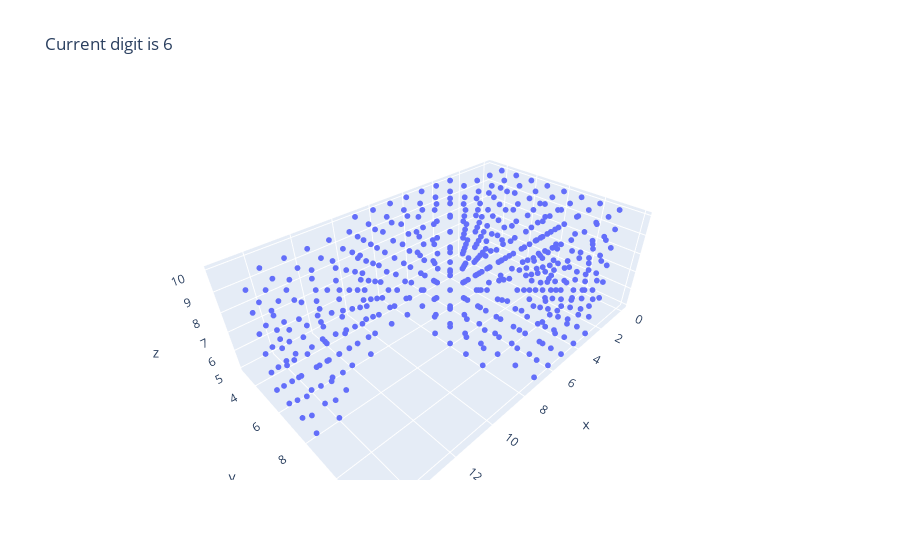

The cell this chart's notebook holds for it:
### Code cell
index = np.random.randint(0, voxel_X_train.shape[0])

label = y_train[index]
image = voxel_X_train[index]

plot_3d_digit(image, label, size=2, opacity=1)

### Figure 1 — Plotly figure (JSON) as saved in the notebook; plotly's stock layout.template omitted (floating-point values rounded to 4 significant figures; data arrays with more than 128 entries replaced by an {"elided": "..."} marker saying what was removed)
{"data": [{"hovertemplate": "x=%{x}<br>y=%{y}<br>z=%{z}<extra></extra>", "legendgroup": "", "marker": {"color": "#636efa", "opacity": 1, "size": 2, "symbol": "circle"}, "mode": "markers", "name": "", "scene": "scene", "showlegend": false, "type": "scatter3d", "x": {"elided": "510 int values"}, "y": {"elided": "510 int values"}, "z": {"elided": "510 int values"}}], "layout": {"legend": {"tracegroupgap": 0}, "scene": {"domain": {"x": [0, 1], "y": [0, 1]}, "xaxis": {"title": {"text": "x"}}, "yaxis": {"title": {"text": "y"}}, "zaxis": {"title": {"text": "z"}}}, "title": {"text": "Current digit is 6"}}}
